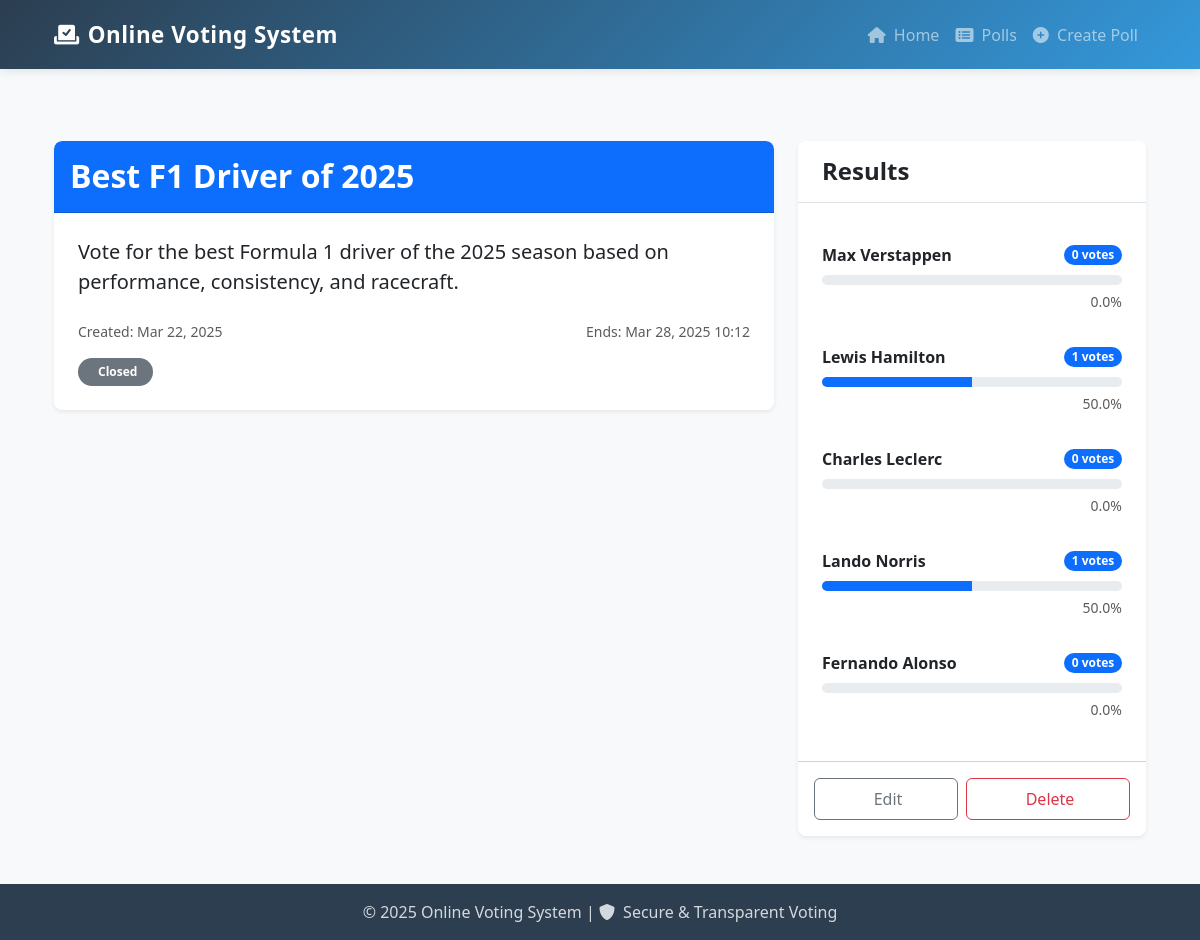
The page /polls/1/ on the database its author committed.
### voting_app/models.py (models this page shows, shortened)
class Poll(models.Model):
    title = models.CharField(max_length=200)
    description = models.TextField()
    created_at = models.DateTimeField(auto_now_add=True)
    end_date = models.DateTimeField()
    poll_image = models.CharField(max_length=500, blank=True, null=True)
    def is_active(self):
        return timezone.now() <= self.end_date

class Choice(models.Model):
    poll = models.ForeignKey(Poll, on_delete=models.CASCADE, related_name='choices')
    text = models.CharField(max_length=200)

### voting_app/views.py (the view, shortened to what this page needs)
# urls.py: path('polls/<int:pk>/', views.PollDetailView.as_view(), name='poll_detail'),
class PollDetailView(DetailView):
    model = Poll
    template_name = 'voting_app/poll_detail.html'
    context_object_name = 'poll'
    def get_context_data(self, **kwargs):
        context = super().get_context_data(**kwargs)
        poll = self.get_object()
        context['vote_form'] = VoteForm(poll=poll)
        choices = poll.choices.all()
        total_votes = sum(choice.votes.count() for choice in choices)
        results = []
        for choice in choices:
            votes_count = choice.votes.count()
            percentage = (votes_count / total_votes * 100) if total_votes > 0 else 0
            results.append({
                'text': choice.text,
                'votes': votes_count,
                'percentage': round(percentage, 1)
            })
        context['results'] = results
        context['is_active'] = poll.is_active()
        context['total_votes'] = total_votes
        return context

### voting_app/templates/voting_app/poll_detail.html (shortened to what this page needs)
{% extends 'base.html' %}
{% block content %}
<div class="container py-4">
    <div class="row g-4">
        <div class="col-lg-8">
            <div class="card shadow-sm border-0 rounded-3 mb-4">
                <div class="card-header bg-primary text-white py-3 rounded-top-3">
                    <h2 class="card-title fw-bold mb-0">{{ poll.title }}</h2>
                </div>
                <div class="card-body p-4">
                    <p class="lead mb-4">{{ poll.description }}</p>
                    <div class="d-flex justify-content-between align-items-center mb-3">
                        <div class="text-muted small">
                             Created: {{ poll.created_at|date:"M d, Y" }}
                        </div>
                        <div class="text-muted small">
                             Ends: {{ poll.end_date|date:"M d, Y H:i" }}
                        </div>
                    </div>
                    <div>
                        {% if is_active %}
                            <span class="badge bg-success py-2 px-3 rounded-pill">
                                <i class="bi bi-check-circle me-1"></i> Active
                            </span>
                        {% else %}
                            <span class="badge bg-secondary py-2 px-3 rounded-pill">
                                 Closed
                            </span>
                        {% endif %}
                    </div>
                </div>
            </div>
        </div>
        <div class="col-lg-4">
            <div class="card shadow-sm border-0 rounded-3 position-sticky" style="top: 1rem;">
                <div class="card-header bg-white py-3 border-bottom">
                    <h4 class="card-title mb-0 fw-semibold">
                        Results
                    </h4>
                </div>
                <div class="card-body p-4">
                    {% if results %}
                        <div class="list-group list-group-flush">
                            {% for choice in results %}
                                <div class="list-group-item border-0 px-0 py-3">
                                    <div class="d-flex justify-content-between align-items-center mb-2">
                                        <strong>{{ choice.text }}</strong>
                                        <span class="badge bg-primary rounded-pill">{{ choice.votes }} votes</span>
                                    </div>
                                    <div class="progress" style="height: 10px;">
                                        <div class="progress-bar bg-primary" role="progressbar"
                                             style="width: {{ choice.percentage }}%"
                                             aria-valuenow="{{ choice.percentage }}"
                                             aria-valuemin="0"
                                             aria-valuemax="100"></div>
                                    </div>
                                    <div class="text-end mt-1">
                                        <small class="text-muted">{{ choice.percentage }}%</small>
                                    </div>
                                </div>
                            {% endfor %}
                        </div>
                    {% else %}
                        <div class="text-center py-4">
                            <i class="bi bi-bar-chart text-muted" style="font-size: 3rem;"></i>
                            <p class="text-muted mt-3 mb-0">No votes yet.</p>
                        </div>
                    {% endif %}
                </div>
                <div class="card-footer bg-white py-3">
                    <div class="d-flex gap-2">
                        <a href="{% url 'poll_update' poll.id %}" class="btn btn-outline-secondary flex-grow-1">
                            Edit
                        </a>
                        <a href="{% url 'poll_delete' poll.id %}" class="btn btn-outline-danger flex-grow-1">
                            Delete
                        </a>
                    </div>
                </div>
            </div>
        </div>
    </div>
</div>
{% endblock %}

### templates/base.html (style rules this page uses)
:root { --primary-color: #2c3e50; --secondary-color: #3498db; --accent-color: #e74c3c; --light-color: #ecf0f1; --dark-color: #2c3e50; }
body { font-family: 'Segoe UI', Tahoma, Geneva, Verdana, sans-serif; background-color: #f8f9fa; color: #333; min-height: 100vh; display: flex; flex-direction: column; }
.container { max-width: 1140px; margin: 0 auto; padding: 0 1.5rem; }
.card { border: none; border-radius: 12px; box-shadow: 0 4px 15px rgba(0, 0, 0, 0.1); transition: transform 0.2s ease, box-shadow 0.2s ease; overflow: hidden; }
.btn { border-radius: 6px; padding: 0.5rem 1.25rem; font-weight: 500; transition: all 0.3s ease; }

### rows shown on the page
Poll: title "Best F1 Driver of 2025", description "Vote for the best Formula 1 driver of the 2025 season based on performance, consistency, and racecraft.", created_at "Mar 22, 2025", end_date "Mar 28, 2025 10:12"
Choice: text "Max Verstappen"
Choice: text "Lewis Hamilton"
Choice: text "Charles Leclerc"
Choice: text "Lando Norris"
Choice: text "Fernando Alonso"

### other values the page prints
{{ choice.votes }} "0" "1" "0" "1" "0"
{{ choice.percentage }} "0.0" "50.0" "0.0" "50.0" "0.0"
